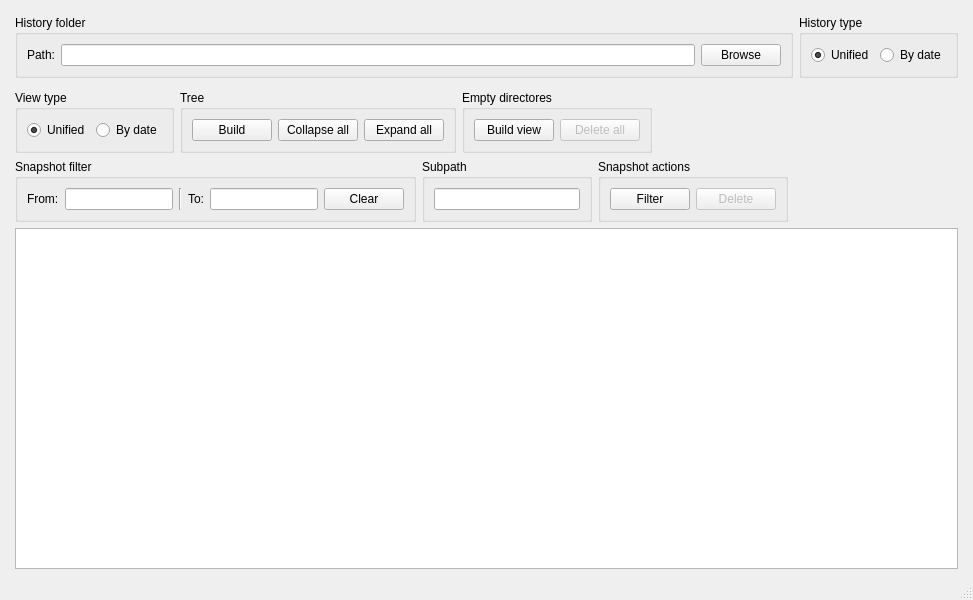
<?xml version="1.0" encoding="UTF-8"?>
<ui version="4.0">
 <class>MainWindow</class>
 <widget class="QMainWindow" name="MainWindow">
  <property name="geometry">
   <rect>
    <x>0</x>
    <y>0</y>
    <width>973</width>
    <height>600</height>
   </rect>
  </property>
  <property name="contextMenuPolicy">
   <enum>Qt::NoContextMenu</enum>
  </property>
  <property name="windowTitle">
   <string>MainWindow</string>
  </property>
  <widget class="QWidget" name="centralwidget">
   <layout class="QVBoxLayout" name="verticalLayout">
    <item>
     <layout class="QHBoxLayout" name="horizontalLayout_7">
      <property name="leftMargin">
       <number>6</number>
      </property>
      <property name="topMargin">
       <number>6</number>
      </property>
      <property name="rightMargin">
       <number>6</number>
      </property>
      <property name="bottomMargin">
       <number>6</number>
      </property>
      <item>
       <widget class="QGroupBox" name="groupBox_7">
        <property name="title">
         <string>History folder</string>
        </property>
        <layout class="QHBoxLayout" name="horizontalLayout_10">
         <item>
          <widget class="QLabel" name="label_7">
           <property name="text">
            <string>Path:</string>
           </property>
          </widget>
         </item>
         <item>
          <widget class="QLineEdit" name="path_field"/>
         </item>
         <item>
          <widget class="QPushButton" name="browse_button">
           <property name="text">
            <string>Browse</string>
           </property>
          </widget>
         </item>
        </layout>
       </widget>
      </item>
      <item>
       <widget class="QGroupBox" name="groupBox">
        <property name="title">
         <string>History type</string>
        </property>
        <layout class="QHBoxLayout" name="horizontalLayout">
         <item>
          <widget class="QRadioButton" name="from_unified">
           <property name="text">
            <string>Unified</string>
           </property>
           <property name="checked">
            <bool>true</bool>
           </property>
           <property name="autoExclusive">
            <bool>true</bool>
           </property>
          </widget>
         </item>
         <item>
          <widget class="QRadioButton" name="from_bydate">
           <property name="text">
            <string>By date</string>
           </property>
           <property name="autoExclusive">
            <bool>true</bool>
           </property>
          </widget>
         </item>
        </layout>
       </widget>
      </item>
     </layout>
    </item>
    <item>
     <layout class="QHBoxLayout" name="horizontalLayout_8">
      <property name="leftMargin">
       <number>6</number>
      </property>
      <property name="rightMargin">
       <number>6</number>
      </property>
      <item>
       <widget class="QGroupBox" name="groupBox_2">
        <property name="title">
         <string>View type</string>
        </property>
        <layout class="QHBoxLayout" name="horizontalLayout_5">
         <item>
          <widget class="QRadioButton" name="to_unified">
           <property name="text">
            <string>Unified</string>
           </property>
           <property name="checked">
            <bool>true</bool>
           </property>
           <property name="autoExclusive">
            <bool>true</bool>
           </property>
           <attribute name="buttonGroup">
            <string notr="true">buttonGroup_3</string>
           </attribute>
          </widget>
         </item>
         <item>
          <widget class="QRadioButton" name="to_bydate">
           <property name="text">
            <string>By date</string>
           </property>
           <property name="autoExclusive">
            <bool>true</bool>
           </property>
           <attribute name="buttonGroup">
            <string notr="true">buttonGroup_3</string>
           </attribute>
          </widget>
         </item>
        </layout>
       </widget>
      </item>
      <item>
       <widget class="QGroupBox" name="groupBox_4">
        <property name="title">
         <string>Tree</string>
        </property>
        <layout class="QHBoxLayout" name="horizontalLayout_4">
         <item>
          <widget class="QPushButton" name="scan_button">
           <property name="text">
            <string>Build</string>
           </property>
          </widget>
         </item>
         <item>
          <widget class="QPushButton" name="collapse_button">
           <property name="text">
            <string>Collapse all</string>
           </property>
          </widget>
         </item>
         <item>
          <widget class="QPushButton" name="expand_button">
           <property name="text">
            <string>Expand all</string>
           </property>
          </widget>
         </item>
        </layout>
       </widget>
      </item>
      <item>
       <widget class="QGroupBox" name="groupBox_3">
        <property name="title">
         <string>Empty directores</string>
        </property>
        <layout class="QHBoxLayout" name="horizontalLayout_2">
         <item>
          <widget class="QPushButton" name="empty_dirs_button">
           <property name="text">
            <string>Build view</string>
           </property>
          </widget>
         </item>
         <item>
          <widget class="QPushButton" name="clear_all_button">
           <property name="enabled">
            <bool>false</bool>
           </property>
           <property name="text">
            <string>Delete all</string>
           </property>
          </widget>
         </item>
        </layout>
       </widget>
      </item>
      <item>
       <spacer name="horizontalSpacer">
        <property name="orientation">
         <enum>Qt::Horizontal</enum>
        </property>
        <property name="sizeHint" stdset="0">
         <size>
          <width>40</width>
          <height>20</height>
         </size>
        </property>
       </spacer>
      </item>
     </layout>
    </item>
    <item>
     <layout class="QHBoxLayout" name="horizontalLayout_3">
      <property name="leftMargin">
       <number>6</number>
      </property>
      <property name="rightMargin">
       <number>6</number>
      </property>
      <item>
       <widget class="QGroupBox" name="groupBox_5">
        <property name="title">
         <string>Snapshot filter</string>
        </property>
        <layout class="QHBoxLayout" name="horizontalLayout_6">
         <item>
          <widget class="QLabel" name="label_2">
           <property name="text">
            <string>From:</string>
           </property>
          </widget>
         </item>
         <item>
          <widget class="QLineEdit" name="filter_from_field"/>
         </item>
         <item>
          <widget class="Line" name="line">
           <property name="orientation">
            <enum>Qt::Vertical</enum>
           </property>
          </widget>
         </item>
         <item>
          <widget class="QLabel" name="label_3">
           <property name="text">
            <string>To:</string>
           </property>
          </widget>
         </item>
         <item>
          <widget class="QLineEdit" name="filter_to_field"/>
         </item>
         <item>
          <widget class="QPushButton" name="clear_button">
           <property name="text">
            <string>Clear</string>
           </property>
          </widget>
         </item>
        </layout>
       </widget>
      </item>
      <item>
       <widget class="QGroupBox" name="groupBox_8">
        <property name="title">
         <string>Subpath</string>
        </property>
        <layout class="QHBoxLayout" name="horizontalLayout_12">
         <item>
          <widget class="QLineEdit" name="subpath_field"/>
         </item>
        </layout>
       </widget>
      </item>
      <item>
       <widget class="QGroupBox" name="groupBox_6">
        <property name="title">
         <string>Snapshot actions</string>
        </property>
        <layout class="QHBoxLayout" name="horizontalLayout_9">
         <item>
          <widget class="QPushButton" name="filter_button">
           <property name="text">
            <string>Filter</string>
           </property>
          </widget>
         </item>
         <item>
          <widget class="QPushButton" name="delete_button">
           <property name="enabled">
            <bool>false</bool>
           </property>
           <property name="text">
            <string>Delete</string>
           </property>
          </widget>
         </item>
        </layout>
       </widget>
      </item>
      <item>
       <spacer name="horizontalSpacer_3">
        <property name="orientation">
         <enum>Qt::Horizontal</enum>
        </property>
        <property name="sizeHint" stdset="0">
         <size>
          <width>40</width>
          <height>20</height>
         </size>
        </property>
       </spacer>
      </item>
     </layout>
    </item>
    <item>
     <layout class="QHBoxLayout" name="horizontalLayout_11">
      <property name="leftMargin">
       <number>6</number>
      </property>
      <property name="rightMargin">
       <number>6</number>
      </property>
      <item>
       <widget class="QTreeView" name="file_tree_view">
        <property name="contextMenuPolicy">
         <enum>Qt::CustomContextMenu</enum>
        </property>
        <property name="editTriggers">
         <set>QAbstractItemView::NoEditTriggers</set>
        </property>
       </widget>
      </item>
     </layout>
    </item>
   </layout>
  </widget>
  <widget class="QMenuBar" name="menubar">
   <property name="geometry">
    <rect>
     <x>0</x>
     <y>0</y>
     <width>973</width>
     <height>26</height>
    </rect>
   </property>
  </widget>
  <widget class="QStatusBar" name="statusbar"/>
 </widget>
 <resources/>
 <connections>
  <connection>
   <sender>browse_button</sender>
   <signal>clicked()</signal>
   <receiver>MainWindow</receiver>
   <slot>browse_action()</slot>
   <hints>
    <hint type="sourcelabel">
     <x>497</x>
     <y>48</y>
    </hint>
    <hint type="destinationlabel">
     <x>399</x>
     <y>299</y>
    </hint>
   </hints>
  </connection>
  <connection>
   <sender>scan_button</sender>
   <signal>clicked()</signal>
   <receiver>MainWindow</receiver>
   <slot>scan_action()</slot>
   <hints>
    <hint type="sourcelabel">
     <x>497</x>
     <y>48</y>
    </hint>
    <hint type="destinationlabel">
     <x>399</x>
     <y>299</y>
    </hint>
   </hints>
  </connection>
  <connection>
   <sender>collapse_button</sender>
   <signal>clicked()</signal>
   <receiver>MainWindow</receiver>
   <slot>collapse_action()</slot>
   <hints>
    <hint type="sourcelabel">
     <x>584</x>
     <y>84</y>
    </hint>
    <hint type="destinationlabel">
     <x>399</x>
     <y>299</y>
    </hint>
   </hints>
  </connection>
  <connection>
   <sender>expand_button</sender>
   <signal>clicked()</signal>
   <receiver>MainWindow</receiver>
   <slot>expand_action()</slot>
   <hints>
    <hint type="sourcelabel">
     <x>665</x>
     <y>84</y>
    </hint>
    <hint type="destinationlabel">
     <x>399</x>
     <y>299</y>
    </hint>
   </hints>
  </connection>
  <connection>
   <sender>empty_dirs_button</sender>
   <signal>clicked()</signal>
   <receiver>MainWindow</receiver>
   <slot>empty_dirs_action()</slot>
   <hints>
    <hint type="sourcelabel">
     <x>504</x>
     <y>83</y>
    </hint>
    <hint type="destinationlabel">
     <x>399</x>
     <y>299</y>
    </hint>
   </hints>
  </connection>
  <connection>
   <sender>filter_button</sender>
   <signal>clicked()</signal>
   <receiver>MainWindow</receiver>
   <slot>filter_action()</slot>
   <hints>
    <hint type="sourcelabel">
     <x>563</x>
     <y>114</y>
    </hint>
    <hint type="destinationlabel">
     <x>399</x>
     <y>299</y>
    </hint>
   </hints>
  </connection>
  <connection>
   <sender>clear_button</sender>
   <signal>clicked()</signal>
   <receiver>MainWindow</receiver>
   <slot>clear_action()</slot>
   <hints>
    <hint type="sourcelabel">
     <x>590</x>
     <y>114</y>
    </hint>
    <hint type="destinationlabel">
     <x>399</x>
     <y>299</y>
    </hint>
   </hints>
  </connection>
  <connection>
   <sender>clear_all_button</sender>
   <signal>clicked()</signal>
   <receiver>MainWindow</receiver>
   <slot>clear_all_action()</slot>
   <hints>
    <hint type="sourcelabel">
     <x>504</x>
     <y>83</y>
    </hint>
    <hint type="destinationlabel">
     <x>399</x>
     <y>299</y>
    </hint>
   </hints>
  </connection>
  <connection>
   <sender>delete_button</sender>
   <signal>clicked()</signal>
   <receiver>MainWindow</receiver>
   <slot>delete_snapshots_action()</slot>
   <hints>
    <hint type="sourcelabel">
     <x>642</x>
     <y>114</y>
    </hint>
    <hint type="destinationlabel">
     <x>399</x>
     <y>299</y>
    </hint>
   </hints>
  </connection>
  <connection>
   <sender>file_tree_view</sender>
   <signal>customContextMenuRequested(QPoint)</signal>
   <receiver>MainWindow</receiver>
   <slot>contextMenuEvent()</slot>
   <hints>
    <hint type="sourcelabel">
     <x>311</x>
     <y>401</y>
    </hint>
    <hint type="destinationlabel">
     <x>311</x>
     <y>299</y>
    </hint>
   </hints>
  </connection>
 </connections>
 <slots>
  <slot>browse_action()</slot>
  <slot>scan_action()</slot>
  <slot>expand_action()</slot>
  <slot>collapse_action()</slot>
  <slot>restore_action()</slot>
  <slot>empty_dirs_action()</slot>
  <slot>filter_action()</slot>
  <slot>clear_action()</slot>
  <slot>clear_all_action()</slot>
  <slot>delete_snapshots_action()</slot>
  <slot>contextMenuEvent()</slot>
 </slots>
 <buttongroups>
  <buttongroup name="buttonGroup_3"/>
 </buttongroups>
</ui>
